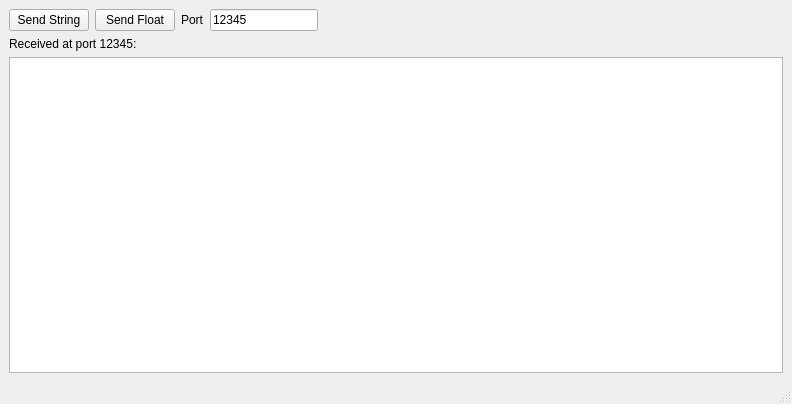
<?xml version="1.0" encoding="UTF-8"?>
<ui version="4.0">
 <class>MainWindow</class>
 <widget class="QMainWindow" name="MainWindow">
  <property name="geometry">
   <rect>
    <x>0</x>
    <y>0</y>
    <width>792</width>
    <height>404</height>
   </rect>
  </property>
  <property name="windowTitle">
   <string>MainWindow</string>
  </property>
  <widget class="QWidget" name="centralwidget">
   <layout class="QVBoxLayout" name="verticalLayout">
    <item>
     <layout class="QHBoxLayout" name="horizontalLayout" stretch="0,0,0,0,1">
      <item>
       <widget class="QPushButton" name="pushButton_SendString">
        <property name="text">
         <string>Send String</string>
        </property>
       </widget>
      </item>
      <item>
       <widget class="QPushButton" name="pushButton_SendFloat">
        <property name="text">
         <string>Send Float</string>
        </property>
       </widget>
      </item>
      <item>
       <widget class="QLabel" name="label">
        <property name="text">
         <string>Port</string>
        </property>
       </widget>
      </item>
      <item>
       <widget class="QLineEdit" name="SendPortEdit">
        <property name="text">
         <string>12345</string>
        </property>
       </widget>
      </item>
      <item>
       <spacer name="horizontalSpacer">
        <property name="orientation">
         <enum>Qt::Horizontal</enum>
        </property>
        <property name="sizeHint" stdset="0">
         <size>
          <width>40</width>
          <height>20</height>
         </size>
        </property>
       </spacer>
      </item>
     </layout>
    </item>
    <item>
     <widget class="QLabel" name="label_2">
      <property name="text">
       <string>Received at port 12345:</string>
      </property>
     </widget>
    </item>
    <item>
     <widget class="QTextEdit" name="ReceivedEdit"/>
    </item>
   </layout>
  </widget>
  <widget class="QMenuBar" name="menubar">
   <property name="geometry">
    <rect>
     <x>0</x>
     <y>0</y>
     <width>792</width>
     <height>26</height>
    </rect>
   </property>
  </widget>
  <widget class="QStatusBar" name="statusbar"/>
 </widget>
 <resources/>
 <connections/>
</ui>
